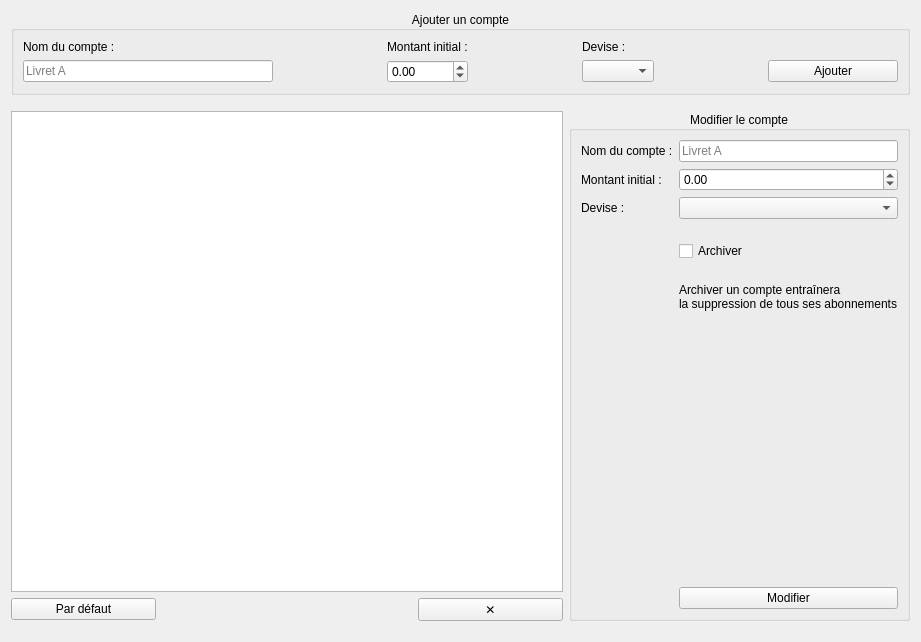
<?xml version="1.0" encoding="UTF-8"?>
<ui version="4.0">
 <class>ManageAccount</class>
 <widget class="QWidget" name="ManageAccount">
  <property name="geometry">
   <rect>
    <x>0</x>
    <y>0</y>
    <width>921</width>
    <height>642</height>
   </rect>
  </property>
  <property name="focusPolicy">
   <enum>Qt::StrongFocus</enum>
  </property>
  <property name="windowTitle">
   <string>Form</string>
  </property>
  <layout class="QGridLayout" name="gridLayout_2">
   <item row="2" column="3" rowspan="2" colspan="2">
    <widget class="QGroupBox" name="groupBox">
     <property name="maximumSize">
      <size>
       <width>16777215</width>
       <height>16777215</height>
      </size>
     </property>
     <property name="title">
      <string>Modifier le compte</string>
     </property>
     <property name="alignment">
      <set>Qt::AlignCenter</set>
     </property>
     <layout class="QGridLayout" name="gridLayout_3">
      <item row="0" column="0" colspan="5">
       <layout class="QGridLayout" name="gridLayout_4">
        <item row="1" column="3">
         <widget class="QLabel" name="label_3">
          <property name="text">
           <string>Montant initial :</string>
          </property>
         </widget>
        </item>
        <item row="4" column="4" colspan="2">
         <widget class="QCheckBox" name="checkBox_archive">
          <property name="text">
           <string>Archiver</string>
          </property>
         </widget>
        </item>
        <item row="5" column="4" colspan="2">
         <spacer name="verticalSpacer_3">
          <property name="orientation">
           <enum>Qt::Vertical</enum>
          </property>
          <property name="sizeType">
           <enum>QSizePolicy::Preferred</enum>
          </property>
          <property name="sizeHint" stdset="0">
           <size>
            <width>20</width>
            <height>10</height>
           </size>
          </property>
         </spacer>
        </item>
        <item row="1" column="4" colspan="2">
         <widget class="QDoubleSpinBox" name="doubleSpinBox_2">
          <property name="suffix">
           <string/>
          </property>
          <property name="minimum">
           <double>-99999.000000000000000</double>
          </property>
          <property name="maximum">
           <double>99999.000000000000000</double>
          </property>
         </widget>
        </item>
        <item row="8" column="4" colspan="2">
         <widget class="QPushButton" name="pushButton_modify">
          <property name="minimumSize">
           <size>
            <width>0</width>
            <height>0</height>
           </size>
          </property>
          <property name="maximumSize">
           <size>
            <width>16777215</width>
            <height>16777215</height>
           </size>
          </property>
          <property name="text">
           <string>Modifier</string>
          </property>
         </widget>
        </item>
        <item row="0" column="3">
         <widget class="QLabel" name="label_4">
          <property name="text">
           <string>Nom du compte :</string>
          </property>
         </widget>
        </item>
        <item row="0" column="4" colspan="2">
         <widget class="QLineEdit" name="lineEdit_nom_2">
          <property name="minimumSize">
           <size>
            <width>0</width>
            <height>0</height>
           </size>
          </property>
          <property name="maximumSize">
           <size>
            <width>16777215</width>
            <height>16777215</height>
           </size>
          </property>
          <property name="placeholderText">
           <string>Livret A</string>
          </property>
         </widget>
        </item>
        <item row="2" column="4" colspan="2">
         <widget class="QComboBox" name="comboBox_devise_2"/>
        </item>
        <item row="3" column="4" colspan="2">
         <spacer name="verticalSpacer_6">
          <property name="orientation">
           <enum>Qt::Vertical</enum>
          </property>
          <property name="sizeType">
           <enum>QSizePolicy::Preferred</enum>
          </property>
          <property name="sizeHint" stdset="0">
           <size>
            <width>20</width>
            <height>10</height>
           </size>
          </property>
         </spacer>
        </item>
        <item row="2" column="3">
         <widget class="QLabel" name="label_7">
          <property name="text">
           <string>Devise :</string>
          </property>
         </widget>
        </item>
        <item row="3" column="3" rowspan="5">
         <spacer name="verticalSpacer">
          <property name="orientation">
           <enum>Qt::Vertical</enum>
          </property>
          <property name="sizeHint" stdset="0">
           <size>
            <width>20</width>
            <height>40</height>
           </size>
          </property>
         </spacer>
        </item>
        <item row="7" column="4" colspan="2">
         <spacer name="verticalSpacer_2">
          <property name="orientation">
           <enum>Qt::Vertical</enum>
          </property>
          <property name="sizeHint" stdset="0">
           <size>
            <width>20</width>
            <height>40</height>
           </size>
          </property>
         </spacer>
        </item>
        <item row="6" column="4" colspan="2">
         <widget class="QLabel" name="label_8">
          <property name="text">
           <string>Archiver un compte entraînera 
la suppression de tous ses abonnements</string>
          </property>
         </widget>
        </item>
       </layout>
      </item>
     </layout>
    </widget>
   </item>
   <item row="3" column="0">
    <widget class="QPushButton" name="pushButton_defaultAccount">
     <property name="text">
      <string>Par défaut</string>
     </property>
    </widget>
   </item>
   <item row="3" column="1">
    <spacer name="horizontalSpacer_3">
     <property name="orientation">
      <enum>Qt::Horizontal</enum>
     </property>
     <property name="sizeType">
      <enum>QSizePolicy::Fixed</enum>
     </property>
     <property name="sizeHint" stdset="0">
      <size>
       <width>250</width>
       <height>20</height>
      </size>
     </property>
    </spacer>
   </item>
   <item row="4" column="0">
    <spacer name="verticalSpacer_5">
     <property name="orientation">
      <enum>Qt::Vertical</enum>
     </property>
     <property name="sizeType">
      <enum>QSizePolicy::Fixed</enum>
     </property>
     <property name="sizeHint" stdset="0">
      <size>
       <width>20</width>
       <height>10</height>
      </size>
     </property>
    </spacer>
   </item>
   <item row="3" column="2">
    <widget class="QPushButton" name="pushButton_delete">
     <property name="text">
      <string>✕</string>
     </property>
    </widget>
   </item>
   <item row="1" column="0">
    <spacer name="verticalSpacer_4">
     <property name="orientation">
      <enum>Qt::Vertical</enum>
     </property>
     <property name="sizeType">
      <enum>QSizePolicy::Fixed</enum>
     </property>
     <property name="sizeHint" stdset="0">
      <size>
       <width>20</width>
       <height>10</height>
      </size>
     </property>
    </spacer>
   </item>
   <item row="0" column="0" colspan="5">
    <widget class="QGroupBox" name="groupBox_add">
     <property name="minimumSize">
      <size>
       <width>671</width>
       <height>0</height>
      </size>
     </property>
     <property name="title">
      <string>Ajouter un compte</string>
     </property>
     <property name="alignment">
      <set>Qt::AlignCenter</set>
     </property>
     <layout class="QGridLayout" name="gridLayout">
      <item row="0" column="0">
       <widget class="QLabel" name="label">
        <property name="locale">
         <locale language="French" country="France"/>
        </property>
        <property name="text">
         <string>Nom du compte :</string>
        </property>
       </widget>
      </item>
      <item row="1" column="2">
       <widget class="QDoubleSpinBox" name="doubleSpinBox">
        <property name="suffix">
         <string/>
        </property>
        <property name="minimum">
         <double>-99999.000000000000000</double>
        </property>
        <property name="maximum">
         <double>99999.000000000000000</double>
        </property>
       </widget>
      </item>
      <item row="1" column="6">
       <widget class="QPushButton" name="pushButton_add">
        <property name="minimumSize">
         <size>
          <width>130</width>
          <height>0</height>
         </size>
        </property>
        <property name="text">
         <string>Ajouter</string>
        </property>
       </widget>
      </item>
      <item row="0" column="4">
       <widget class="QLabel" name="label_6">
        <property name="text">
         <string>Devise :</string>
        </property>
       </widget>
      </item>
      <item row="0" column="3" rowspan="2">
       <spacer name="horizontalSpacer_5">
        <property name="orientation">
         <enum>Qt::Horizontal</enum>
        </property>
        <property name="sizeHint" stdset="0">
         <size>
          <width>77</width>
          <height>20</height>
         </size>
        </property>
       </spacer>
      </item>
      <item row="1" column="0">
       <widget class="QLineEdit" name="lineEdit_nom">
        <property name="minimumSize">
         <size>
          <width>250</width>
          <height>0</height>
         </size>
        </property>
        <property name="placeholderText">
         <string>Livret A</string>
        </property>
       </widget>
      </item>
      <item row="0" column="2">
       <widget class="QLabel" name="label_2">
        <property name="locale">
         <locale language="French" country="France"/>
        </property>
        <property name="text">
         <string>Montant initial :</string>
        </property>
       </widget>
      </item>
      <item row="0" column="5" rowspan="2">
       <spacer name="horizontalSpacer_6">
        <property name="orientation">
         <enum>Qt::Horizontal</enum>
        </property>
        <property name="sizeHint" stdset="0">
         <size>
          <width>77</width>
          <height>20</height>
         </size>
        </property>
       </spacer>
      </item>
      <item row="0" column="1" rowspan="2">
       <spacer name="horizontalSpacer_4">
        <property name="orientation">
         <enum>Qt::Horizontal</enum>
        </property>
        <property name="sizeHint" stdset="0">
         <size>
          <width>77</width>
          <height>20</height>
         </size>
        </property>
       </spacer>
      </item>
      <item row="1" column="4">
       <widget class="QComboBox" name="comboBox_devise"/>
      </item>
     </layout>
    </widget>
   </item>
   <item row="2" column="0" colspan="3">
    <widget class="QListWidget" name="listWidget">
     <property name="minimumSize">
      <size>
       <width>0</width>
       <height>300</height>
      </size>
     </property>
    </widget>
   </item>
  </layout>
 </widget>
 <tabstops>
  <tabstop>lineEdit_nom</tabstop>
  <tabstop>doubleSpinBox</tabstop>
  <tabstop>pushButton_add</tabstop>
 </tabstops>
 <resources/>
 <connections/>
</ui>
